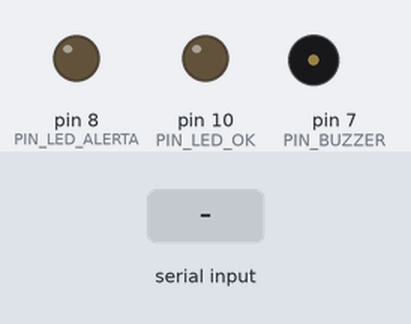
This sketch was run on a simulated Arduino Uno, built with avr-gcc and run on an emulated ATmega328P. Parts: output pins drawn as LEDs (lit = HIGH), buzzer (waves = sounding). The inputs (shaded band) are chosen by the test bench. What the sketch prints to the serial monitor is not drawn.

Above: at 1.6 s.
1.7 s: "FASE:INFERENCIA\n" received over Serial
At 3.0 s:
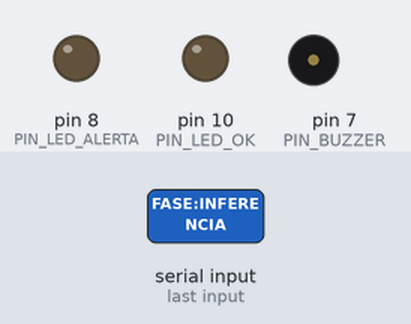
3.3 s: "FASE:ALERTA\n" received over Serial
At 5.3 s:
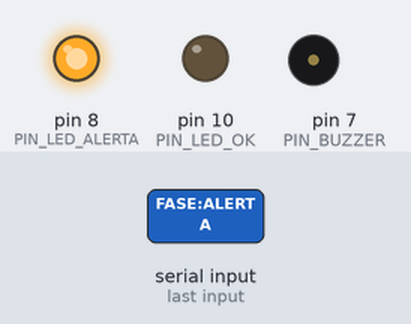
6.3 s: "FASE:IDENTIFICANDO\n" received over Serial
At 6.7 s:
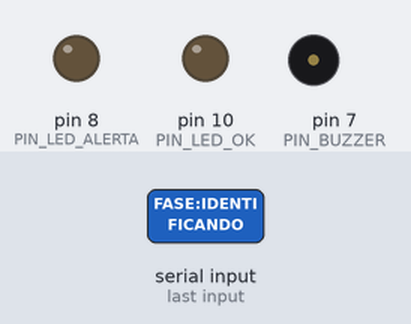
7.9 s: "FASE:PASO_OK\n" received over Serial
At 8.7 s:
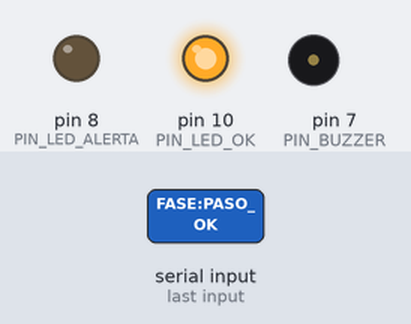
Timing chart, 0 to 10.5 s (numbered marks = the images above; inputs shaded):
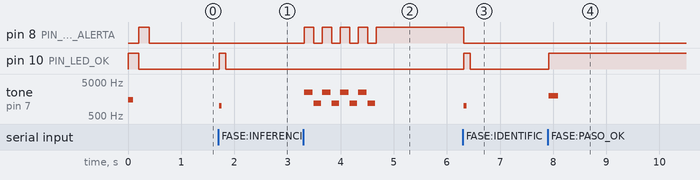

The sketch:

arduino_alerta_peaje.ino
```cpp
/*
 * IAM-811 Machine Learning y Aprendizaje Profundo
 * Bono +5 Puntos: Dispositivo Físico de Alerta con Arduino (2 LEDs + 1 Buzzer)
 * Autor: Amilkar Hugo Guarachi Nina
 * Docente: Ing. Alvaro Pinto Mamani
 *
 * Conexión física ultra simple (solo necesitas tu Arduino, 2 LEDs y 1 Buzzer):
 * - Pin D10 -> Pata positiva (+) del LED 1 (Verde o Azul): Paso Autorizado / Identificación OK
 * - Pin D8  -> Pata positiva (+) del LED 2 (Rojo): Alerta (Placa no registrada o sin saldo)
 * - Pin D7  -> Pata positiva (+) del Buzzer: Sonido de confirmación o alarma
 * - Pin GND -> Patas negativas (-) de los 2 LEDs y del Buzzer
 *
 * Funciona directamente desde la aplicación web en producción (https://peaje-inteligente.onrender.com)
 * haciendo clic en el botón "Conectar Arduino por USB" (Web Serial API de Chrome/Edge).
 */

const int PIN_LED_OK     = 10; // LED 1: Paso autorizado / Vehículo válido
const int PIN_LED_ALERTA = 8;  // LED 2: Alerta (Placa no registrada o sin saldo)
const int PIN_BUZZER     = 7;  // Buzzer sonoro

String bufferSerial = "";

void setup() {
  Serial.begin(9600);
  pinMode(PIN_LED_OK, OUTPUT);
  pinMode(PIN_LED_ALERTA, OUTPUT);
  pinMode(PIN_BUZZER, OUTPUT);

  // Prueba rápida al conectar el Arduino (parpadeo breve + 1 beep)
  digitalWrite(PIN_LED_OK, HIGH);
  tone(PIN_BUZZER, 1500, 100);
  delay(200);
  digitalWrite(PIN_LED_OK, LOW);
  digitalWrite(PIN_LED_ALERTA, HIGH);
  delay(200);
  digitalWrite(PIN_LED_ALERTA, LOW);

  Serial.println("ARDUINO_LISTO");
}

void apagarTodo() {
  digitalWrite(PIN_LED_OK, LOW);
  digitalWrite(PIN_LED_ALERTA, LOW);
  noTone(PIN_BUZZER);
}

void senalInferencia() {
  // Parpadeo corto del LED 1 indicando que está analizando el vehículo
  apagarTodo();
  digitalWrite(PIN_LED_OK, HIGH);
  tone(PIN_BUZZER, 1000, 50);
  delay(120);
  digitalWrite(PIN_LED_OK, LOW);
}

void senalPasoAutorizado() {
  // Enciende LED 1 (Verde/OK) fijo y emite 1 beep agudo de confirmación
  apagarTodo();
  digitalWrite(PIN_LED_OK, HIGH);
  tone(PIN_BUZZER, 2000, 180);
}

void senalAlerta() {
  // Parpadea LED 2 (Rojo/Alerta) con alarma intermitente en el Buzzer
  apagarTodo();
  for (int i = 0; i < 4; i++) {
    digitalWrite(PIN_LED_ALERTA, HIGH);
    tone(PIN_BUZZER, 2500, 160);
    delay(180);
    digitalWrite(PIN_LED_ALERTA, LOW);
    tone(PIN_BUZZER, 1200, 140);
    delay(160);
  }
  digitalWrite(PIN_LED_ALERTA, HIGH); // Queda encendido indicando alerta activa
}

void procesarComando(String linea) {
  linea.trim();
  if (linea.length() == 0) return;

  if (linea.indexOf("FASE:INFERENCIA") >= 0 || linea.indexOf("FASE:IDENTIFICANDO") >= 0) {
    senalInferencia();
  } else if (linea.indexOf("FASE:PASO_OK") >= 0) {
    senalPasoAutorizado();
  } else if (linea.indexOf("FASE:ALERTA") >= 0) {
    senalAlerta();
  } else if (linea.indexOf("FASE:LISTO") >= 0) {
    apagarTodo();
  }
}

void loop() {
  while (Serial.available() > 0) {
    char c = (char)Serial.read();
    if (c == '\n') {
      procesarComando(bufferSerial);
      bufferSerial = "";
    } else {
      bufferSerial += c;
    }
  }
}
```

Measured:
- after the input at 1.7 s, pin 10 (PIN_LED_OK): LOW → HIGH at once, → LOW 0.12 s later; tone on pin 7 (PIN_BUZZER): silent → 1000 Hz at once, → silent 0.05 s later
- after the input at 3.3 s, pin 8 (PIN_LED_ALERTA): alternates HIGH for 0.18 s and LOW for 0.16 s, 9 changes in all, then stays HIGH, starting at once; tone on pin 7 (PIN_BUZZER): silent → 2500 Hz at once, then repeats every 0.34 s: silent 0.02 s, 1200 Hz 0.14 s, silent 0.02 s, 2500 Hz 0.16 s, until it stays silent from 4.7 s
- after the input at 6.3 s, pin 8 (PIN_LED_ALERTA): HIGH → LOW at once; pin 10 (PIN_LED_OK): LOW → HIGH at once, → LOW 0.12 s later; tone on pin 7 (PIN_BUZZER): silent → 1000 Hz at once, → silent 0.05 s later
- after the input at 7.9 s, pin 10 (PIN_LED_OK): LOW → HIGH at once; tone on pin 7 (PIN_BUZZER): silent → 2000 Hz at once, → silent 0.18 s later
